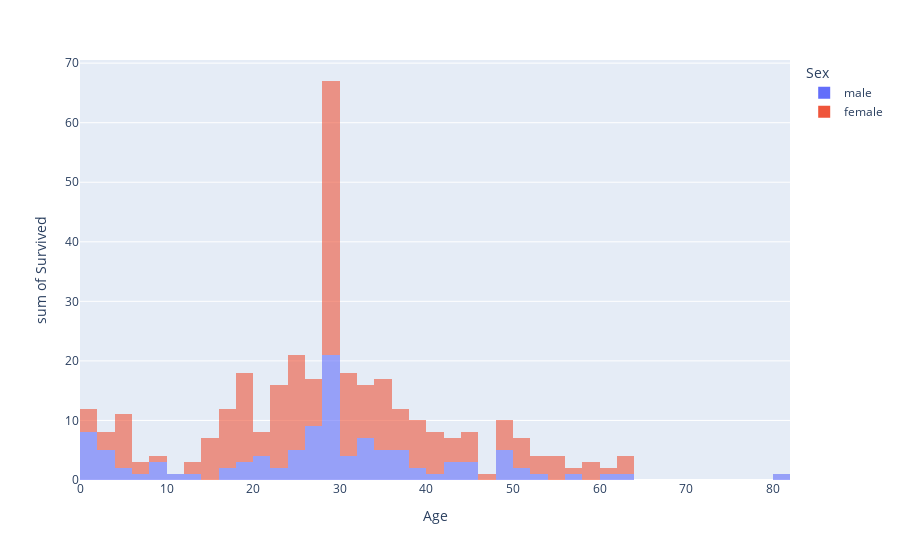

Source (notebook cell):
### Code cell
fig = px.histogram(data_train,
                 x = 'Age', y = 'Survived',
                color = 'Sex',
                 opacity=.6
                )
fig.show()

### Figure 1 — Plotly figure (JSON) as saved in the notebook; plotly's stock layout.template omitted (floating-point values rounded to 4 significant figures; data arrays with more than 128 entries replaced by an {"elided": "..."} marker saying what was removed)
{"data": [{"alignmentgroup": "True", "bingroup": "x", "histfunc": "sum", "hovertemplate": "Sex=male<br>Age=%{x}<br>sum of Survived=%{y}<extra></extra>", "legendgroup": "male", "marker": {"color": "#636efa", "opacity": 0.6, "pattern": {"shape": ""}}, "name": "male", "offsetgroup": "male", "orientation": "v", "showlegend": true, "type": "histogram", "x": {"elided": "577 float values"}, "xaxis": "x", "y": {"elided": "577 int values"}, "yaxis": "y"}, {"alignmentgroup": "True", "bingroup": "x", "histfunc": "sum", "hovertemplate": "Sex=female<br>Age=%{x}<br>sum of Survived=%{y}<extra></extra>", "legendgroup": "female", "marker": {"color": "#EF553B", "opacity": 0.6, "pattern": {"shape": ""}}, "name": "female", "offsetgroup": "female", "orientation": "v", "showlegend": true, "type": "histogram", "x": {"elided": "314 float values"}, "xaxis": "x", "y": {"elided": "314 int values"}, "yaxis": "y"}], "layout": {"barmode": "relative", "legend": {"title": {"text": "Sex"}, "tracegroupgap": 0}, "margin": {"t": 60}, "xaxis": {"anchor": "y", "domain": [0, 1], "title": {"text": "Age"}}, "yaxis": {"anchor": "x", "domain": [0, 1], "title": {"text": "sum of Survived"}}}}
